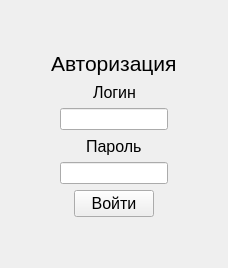
      <widget class="QWidget" name="authorization_page">
       <layout class="QVBoxLayout" name="verticalLayout_2">
        <item>
         <spacer name="verticalSpacer_2">
          <property name="orientation">
           <enum>Qt::Vertical</enum>
          </property>
          <property name="sizeHint" stdset="0">
           <size>
            <width>20</width>
            <height>40</height>
           </size>
          </property>
         </spacer>
        </item>
        <item>
         <layout class="QHBoxLayout" name="horizontalLayout_4">
          <item>
           <spacer name="horizontalSpacer">
            <property name="orientation">
             <enum>Qt::Horizontal</enum>
            </property>
            <property name="sizeHint" stdset="0">
             <size>
              <width>40</width>
              <height>20</height>
             </size>
            </property>
           </spacer>
          </item>
          <item>
           <widget class="QLabel" name="label">
            <property name="font">
             <font>
              <pointsize>16</pointsize>
             </font>
            </property>
            <property name="text">
             <string>Авторизация</string>
            </property>
           </widget>
          </item>
          <item>
           <spacer name="horizontalSpacer_2">
            <property name="orientation">
             <enum>Qt::Horizontal</enum>
            </property>
            <property name="sizeHint" stdset="0">
             <size>
              <width>40</width>
              <height>20</height>
             </size>
            </property>
           </spacer>
          </item>
         </layout>
        </item>
        <item>
         <layout class="QHBoxLayout" name="horizontalLayout_5">
          <item>
           <spacer name="horizontalSpacer_4">
            <property name="orientation">
             <enum>Qt::Horizontal</enum>
            </property>
            <property name="sizeHint" stdset="0">
             <size>
              <width>40</width>
              <height>20</height>
             </size>
            </property>
           </spacer>
          </item>
          <item>
           <widget class="QLabel" name="label_2">
            <property name="font">
             <font>
              <pointsize>12</pointsize>
             </font>
            </property>
            <property name="text">
             <string>Логин</string>
            </property>
           </widget>
          </item>
          <item>
           <spacer name="horizontalSpacer_3">
            <property name="orientation">
             <enum>Qt::Horizontal</enum>
            </property>
            <property name="sizeHint" stdset="0">
             <size>
              <width>40</width>
              <height>20</height>
             </size>
            </property>
           </spacer>
          </item>
         </layout>
        </item>
        <item>
         <layout class="QHBoxLayout" name="horizontalLayout_6">
          <item>
           <spacer name="horizontalSpacer_6">
            <property name="orientation">
             <enum>Qt::Horizontal</enum>
            </property>
            <property name="sizeHint" stdset="0">
             <size>
              <width>40</width>
              <height>20</height>
             </size>
            </property>
           </spacer>
          </item>
          <item>
           <widget class="QLineEdit" name="login_line_edit"/>
          </item>
          <item>
           <spacer name="horizontalSpacer_5">
            <property name="orientation">
             <enum>Qt::Horizontal</enum>
            </property>
            <property name="sizeHint" stdset="0">
             <size>
              <width>40</width>
              <height>20</height>
             </size>
            </property>
           </spacer>
          </item>
         </layout>
        </item>
        <item>
         <layout class="QHBoxLayout" name="horizontalLayout_7">
          <item>
           <spacer name="horizontalSpacer_7">
            <property name="orientation">
             <enum>Qt::Horizontal</enum>
            </property>
            <property name="sizeHint" stdset="0">
             <size>
              <width>40</width>
              <height>20</height>
             </size>
            </property>
           </spacer>
          </item>
          <item>
           <widget class="QLabel" name="label_3">
            <property name="font">
             <font>
              <pointsize>12</pointsize>
             </font>
            </property>
            <property name="text">
             <string>Пароль</string>
            </property>
           </widget>
          </item>
          <item>
           <spacer name="horizontalSpacer_8">
            <property name="orientation">
             <enum>Qt::Horizontal</enum>
            </property>
            <property name="sizeHint" stdset="0">
             <size>
              <width>40</width>
              <height>20</height>
             </size>
            </property>
           </spacer>
          </item>
         </layout>
        </item>
        <item>
         <layout class="QHBoxLayout" name="horizontalLayout_8">
          <item>
           <spacer name="horizontalSpacer_10">
            <property name="orientation">
             <enum>Qt::Horizontal</enum>
            </property>
            <property name="sizeHint" stdset="0">
             <size>
              <width>40</width>
              <height>20</height>
             </size>
            </property>
           </spacer>
          </item>
          <item>
           <widget class="QLineEdit" name="password_line_edit"/>
          </item>
          <item>
           <spacer name="horizontalSpacer_9">
            <property name="orientation">
             <enum>Qt::Horizontal</enum>
            </property>
            <property name="sizeHint" stdset="0">
             <size>
              <width>40</width>
              <height>20</height>
             </size>
            </property>
           </spacer>
          </item>
         </layout>
        </item>
        <item>
         <layout class="QHBoxLayout" name="horizontalLayout_10">
          <item>
           <spacer name="horizontalSpacer_11">
            <property name="orientation">
             <enum>Qt::Horizontal</enum>
            </property>
            <property name="sizeHint" stdset="0">
             <size>
              <width>40</width>
              <height>20</height>
             </size>
            </property>
           </spacer>
          </item>
          <item>
           <widget class="QPushButton" name="enter_authorize_btn">
            <property name="font">
             <font>
              <pointsize>12</pointsize>
             </font>
            </property>
            <property name="text">
             <string>Войти</string>
            </property>
           </widget>
          </item>
          <item>
           <spacer name="horizontalSpacer_12">
            <property name="orientation">
             <enum>Qt::Horizontal</enum>
            </property>
            <property name="sizeHint" stdset="0">
             <size>
              <width>40</width>
              <height>20</height>
             </size>
            </property>
           </spacer>
          </item>
         </layout>
        </item>
        <item>
         <spacer name="verticalSpacer">
          <property name="orientation">
           <enum>Qt::Vertical</enum>
          </property>
          <property name="sizeHint" stdset="0">
           <size>
            <width>20</width>
            <height>40</height>
           </size>
          </property>
         </spacer>
        </item>
       </layout>
      </widget>
